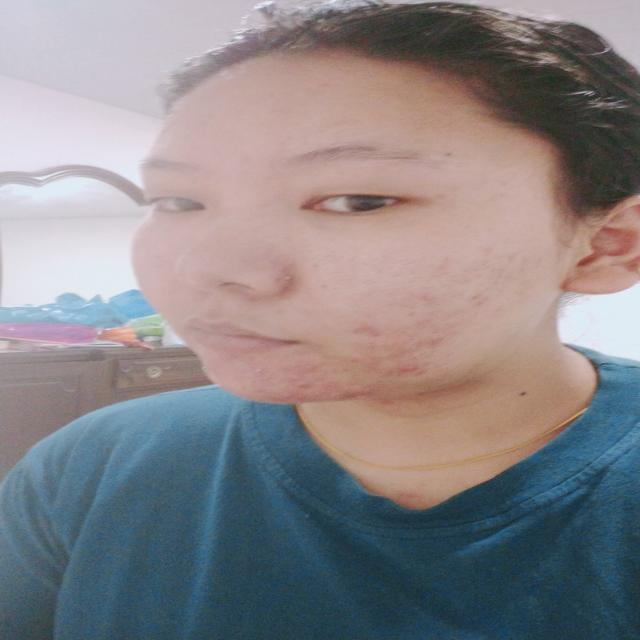
#> input picture Dataset/Acne/10/1-3-_jpg.rf.8c6161cbe86b7439c921fc81486e9cd0.jpg, 640 x 640 px; its folder holds only this picture in this run
$ python combined.py   (older library calls are emulated)
#> lines starting #> are read from the running program, lines starting #| are printed output that depends on the picture; after the words box and inside, x2 and y2 are one past the last pixel; in counts of white or black regions, pixels touching at a corner belong together
from pathlib import Path
import numpy as np
import os
import cv2
from sklearn.model_selection import train_test_split
from sklearn.svm import SVC
from sklearn.metrics import accuracy_score, classification_report
from pathlib import Path
from skimage.feature import hog, local_binary_pattern, graycomatrix, graycoprops
from skimage.feature import local_binary_pattern
from sklearn.ensemble import RandomForestClassifier, StackingClassifier
from xgboost import XGBClassifier
from sklearn.linear_model import LogisticRegression


IMAGE_PATH = Path("./Dataset")
print(f"Checking path: {IMAGE_PATH.resolve()}")

if not IMAGE_PATH.exists():
    print(f"The directory '{IMAGE_PATH}' does not exist.")
else:
    IMAGE_PATH_LIST = list(IMAGE_PATH.glob("**/*.jpg"))
    print(f'Total Images = {len(IMAGE_PATH_LIST)}')

# print(IMAGE_PATH_LIST)

classes = os.listdir(IMAGE_PATH)
classes = sorted(classes)

print(classes)

print("**" * 20)
print(" " * 10, f"Total Classes = {len(classes)}")
print("**" * 20)

for c in classes:
    total_images_class = list(Path(os.path.join(IMAGE_PATH, c)).glob("*/*.jpg"))
    print(f"* {c}: {len(total_images_class)} images")
#> pass 2 of the loop `for c in classes:`:


IMG_SIZE = 128


def isskin(image):
    h_min = 0
    h_max = 128
    s_min = 100
    s_max = 150
    v_min = 0
    v_max = 128

    hsv_image = cv2.cvtColor(image, cv2.COLOR_BGR2HSV)

    lower_hsv = np.array([h_min, s_min, v_min])
    upper_hsv = np.array([h_max, s_max, v_max])

    skinMask = cv2.inRange(hsv_image, lower_hsv, upper_hsv)

    kernel = cv2.getStructuringElement(cv2.MORPH_ELLIPSE, (5, 5))
    skinMask = cv2.erode(skinMask, kernel, iterations=2)
    skinMask = cv2.dilate(skinMask, kernel, iterations=2)

    skinMask = cv2.GaussianBlur(skinMask, (5, 5), 0)

    skin = cv2.bitwise_and(image, image, mask=skinMask)

    alpha = np.uint8(skinMask > 0) * 255
    result = cv2.merge((skin, alpha))

    return result

def preprocess_and_extract_features(image_path, IMG_SIZE=128):

    img = cv2.imread(str(image_path))
    img = isskin(img)

    if img is None:
        print(f"Failed to load {image_path}. Skipping.")
        return None

    img_resized = cv2.resize(img, (IMG_SIZE, IMG_SIZE))
    gray = cv2.cvtColor(img_resized, cv2.COLOR_BGR2GRAY)
    edges = cv2.Canny(gray, threshold1=100, threshold2=200)
    final = cv2.equalizeHist(edges)

    # HOG Feature Extraction
    def extract_hog_features(img, orientations=9, pixels_per_cell=(8, 8), cells_per_block=(2, 2)):
        features, _ = hog(
            img,
            orientations=orientations,
            pixels_per_cell=pixels_per_cell,
            cells_per_block=cells_per_block,
            block_norm='L2-Hys',
            visualize=True
        )
        return features

    # LBP Feature Extraction
    def extract_lbp_features(img, P=8, R=1):
        lbp = local_binary_pattern(img, P=P, R=R, method='uniform')
        hist, _ = np.histogram(lbp, bins=np.arange(0, P + 3), range=(0, P + 2))
        hist = hist.astype('float')
        hist /= (hist.sum() + 1e-6)
        return hist

    # Color Histogram Feature Extraction
    def extract_color_features(img, h_range=(0, 128), s_range=(100, 150), v_range=(0, 128)):
        hsv = cv2.cvtColor(img, cv2.COLOR_BGR2HSV)
        hist_h = cv2.calcHist([hsv], [0], None, [256], h_range)
        hist_s = cv2.calcHist([hsv], [1], None, [256], s_range)
        hist_v = cv2.calcHist([hsv], [2], None, [256], v_range)
        hist_h /= hist_h.sum() + 1e-6
        hist_s /= hist_s.sum() + 1e-6
        hist_v /= hist_v.sum() + 1e-6
        return np.concatenate([hist_h.flatten(), hist_s.flatten(), hist_v.flatten()])

    # GLCM Feature Extraction
    def extract_glcm_features(img, distances=[5], angles=[0], properties=('contrast', 'dissimilarity', 'homogeneity', 'energy', 'correlation')):
        glcm = graycomatrix(img, distances=distances, angles=angles, levels=256, symmetric=True, normed=True)
        glcm_features = []
        for prop in properties:
            glcm_features.append(graycoprops(glcm, prop).flatten())
        return np.concatenate(glcm_features)

    # Combined Feature Extraction
    def extract_combined_features(img):
        lbp_features = extract_lbp_features(gray)
        hog_features = extract_hog_features(final)
        color_features = extract_color_features(img_resized)
        glcm_features = extract_glcm_features(gray)
        return np.concatenate([lbp_features, hog_features, color_features, glcm_features])

    combined_features = extract_combined_features(img_resized)

    return combined_features


X = []
y = []

for path in IMAGE_PATH_LIST:
    # cv2.imshow(IMAGE_PATH_LIST)
    print(f"Current path: {path}, Parent name: {path.parent.parent.name}")
    # print(f"processing: {path}")
    features = preprocess_and_extract_features(path)
#> in preprocess_and_extract_features, img is the input picture: shape (640, 640, 3); mean B, G, R 135.2, 132.2, 136.4
#> in isskin, `hsv_image = cv2.cvtColor(image, cv2.COLOR_BGR2HSV)`: hsv_image: shape (640, 640, 3); mean H, S, V 65.5, 70.5, 153.6
#> in isskin, `skinMask = cv2.inRange(hsv_image, lower_hsv, upper_hsv)`:
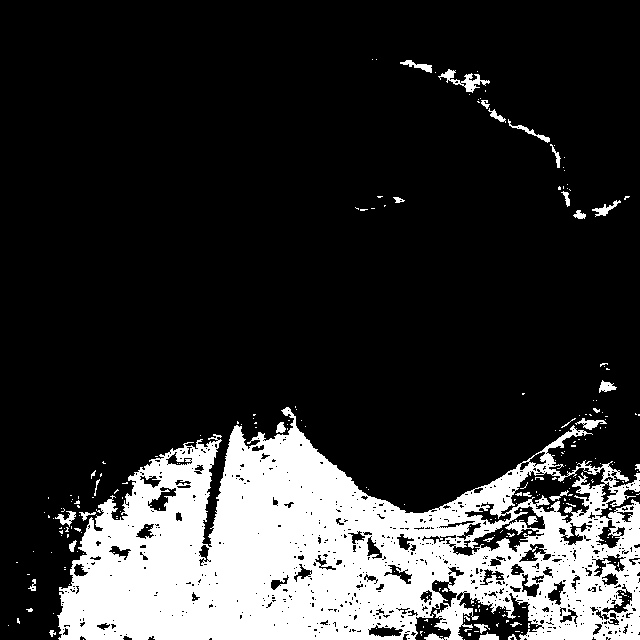
#> skinMask: shape (640, 640); 19.8% white; 252 white regions (221 under 20 px), largest, box (x1, y1, x2, y2) and area: (57, 407, 640, 640) 78029, (438, 69, 490, 93) 385, (575, 418, 607, 430) 161
#> in isskin, `skinMask = cv2.erode(skinMask, kernel, iterations=2)`: skinMask: shape (640, 640); 8.5% white; 107 white regions (73 under 20 px), largest, box (x1, y1, x2, y2) and area: (63, 431, 405, 640) 28191, (360, 547, 445, 609) 1380, (314, 566, 358, 606) 914
#> in isskin, `skinMask = cv2.dilate(skinMask, kernel, iterations=2)`: skinMask: shape (640, 640); 15.1% white; 35 white regions, largest, box (x1, y1, x2, y2) and area: (59, 427, 520, 640) 52250, (527, 540, 616, 640) 3240, (460, 473, 522, 513) 1111
#> in isskin, `skinMask = cv2.GaussianBlur(skinMask, (5, 5), 0)`:
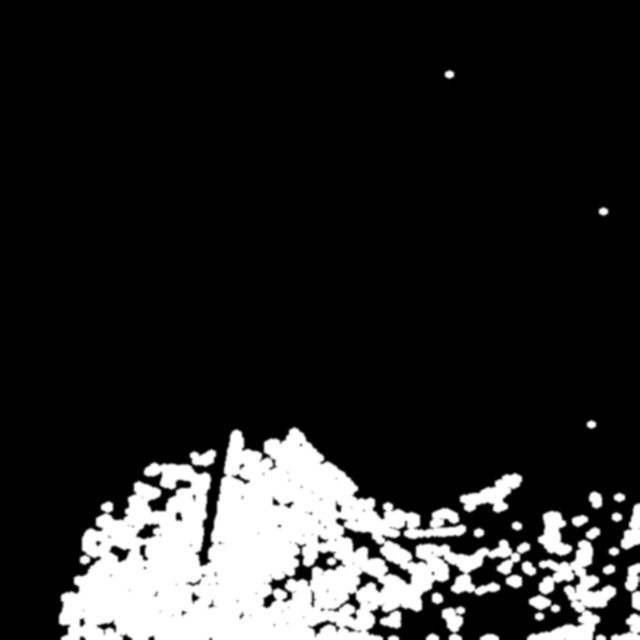
#> skinMask: shape (640, 640); min 0, max 255, mean 38.6
#> in isskin, `alpha = np.uint8(skinMask > 0) * 255`:
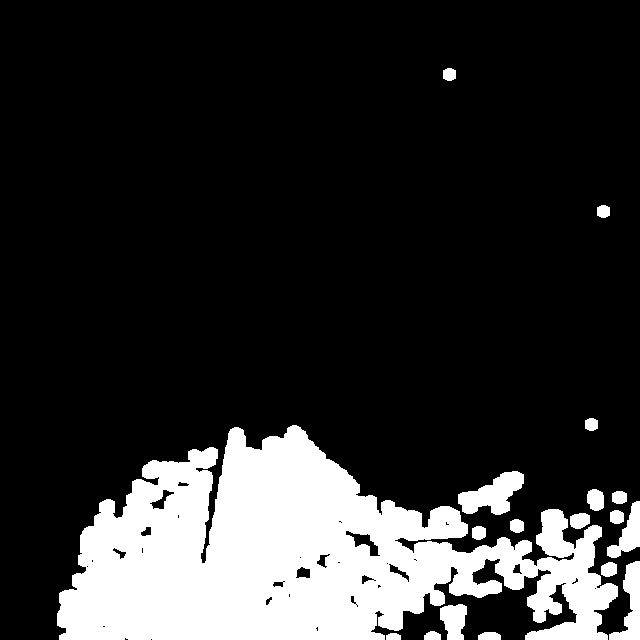
#> alpha: shape (640, 640); 18.5% white; 18 white regions, largest, box (x1, y1, x2, y2) and area: (57, 425, 618, 640) 69163, (458, 471, 524, 515) 1611, (609, 561, 640, 640) 1175
#> in preprocess_and_extract_features, `img_resized = cv2.resize(img, (IMG_SIZE, IMG_SIZE))`:
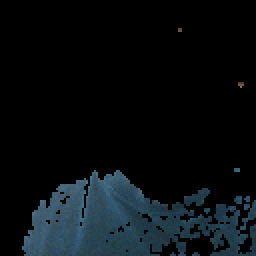
#> img_resized: shape (128, 128, 4) (shown 2 times larger); mean B, G, R, A 16.6, 13.7, 8.4, 47.3
#> in preprocess_and_extract_features, `gray = cv2.cvtColor(img_resized, cv2.COLOR_BGR2GRAY)`:
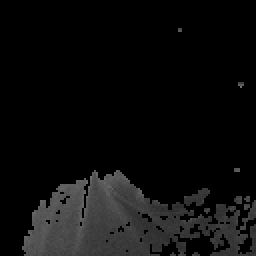
#> gray: shape (128, 128) (shown 2 times larger); min 0, max 114, mean 12.4
#> in preprocess_and_extract_features, `edges = cv2.Canny(gray, threshold1=100, threshold2=200)`:
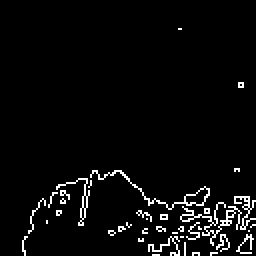
#> edges: shape (128, 128) (shown 2 times larger); 4% white in thin lines or dots, all inside (x1, y1, x2, y2) = (11, 14, 128, 128)
#> in extract_lbp_features, `lbp = local_binary_pattern(img, P=P, R=R, method='uniform')`:
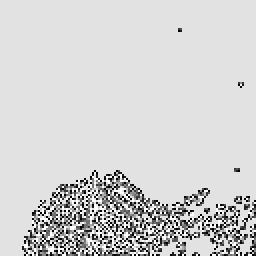
#> lbp: shape (128, 128) float64 (shown 2 times larger); min 0, max 9, mean 7.39; drawn with min black and max white
#> in extract_lbp_features, `hist, _ = np.histogram(lbp, bins=np.arange(0, P + 3), range=(0, P + 2))`: hist = [419, 369, 199, 247, 238, 226, 155, 260, 13631, 640]
#> in extract_lbp_features, `hist /= (hist.sum() + 1e-6)`: hist = [0.0256, 0.0225, 0.0121, 0.0151, 0.0145, 0.0138, 0.00946, 0.0159, 0.832, 0.0391]
#> in extract_combined_features, `lbp_features = extract_lbp_features(gray)`: lbp_features has the same summary as hist in extract_lbp_features
#> in extract_hog_features, `features, _ = hog( img, orientations=orientations, pixels_per_cell=pix..`: features = 8100 values, max 0.707 at index 387, min 0 at index 0, mean 0.0303
#> in extract_combined_features, `hog_features = extract_hog_features(final)`: hog_features has the same summary as features in extract_hog_features
#> in extract_color_features, `hsv = cv2.cvtColor(img, cv2.COLOR_BGR2HSV)`: hsv: shape (128, 128, 3); mean H, S, V 18.6, 24, 16.7
#> in extract_color_features, `hist_h = cv2.calcHist([hsv], [0], None, [256], h_range)`: hist_h = 256 values, max 13342 at index 0, min 0 at index 1, mean 64
#> in extract_color_features, `hist_s = cv2.calcHist([hsv], [1], None, [256], s_range)`: hist_s = 256 values, max 111 at index 148, min 0 at index 1, mean 10.81
#> in extract_color_features, `hist_v = cv2.calcHist([hsv], [2], None, [256], v_range)`: hist_v = 256 values, max 13342 at index 0, min 0 at index 1, mean 63.86
#> in extract_color_features, `hist_h /= hist_h.sum() + 1e-6`: hist_h = 256 values, max 0.814 at index 0, min 0 at index 1, mean 0.00391
#> in extract_color_features, `hist_s /= hist_s.sum() + 1e-6`: hist_s = 256 values, max 0.0401 at index 148, min 0 at index 1, mean 0.00391
#> in extract_color_features, `hist_v /= hist_v.sum() + 1e-6`: hist_v = 256 values, max 0.816 at index 0, min 0 at index 1, mean 0.00391
#> in extract_combined_features, `color_features = extract_color_features(img_resized)`: color_features = 768 values, max 0.816 at index 512, min 0 at index 1, mean 0.00391
#> after the loop in extract_glcm_features, `for prop in properties:`: glcm_features = [[349.5], [5.82], [0.798], [0.774], [0.761]]
#> in extract_combined_features, `glcm_features = extract_glcm_features(gray)`: glcm_features = [349.5, 5.82, 0.798, 0.774, 0.761]
#> in preprocess_and_extract_features, `combined_features = extract_combined_features(img_resized)`: combined_features = 8883 values, max 349.5 at index 8878, min 0 at index 10, mean 0.0683
#> features has the same summary as combined_features in preprocess_and_extract_features
    if features is not None:
        X.append(features)
        y.append(classes.index(path.parent.parent.name))
#> pass 2 of the loop `for path in IMAGE_PATH_LIST:`:
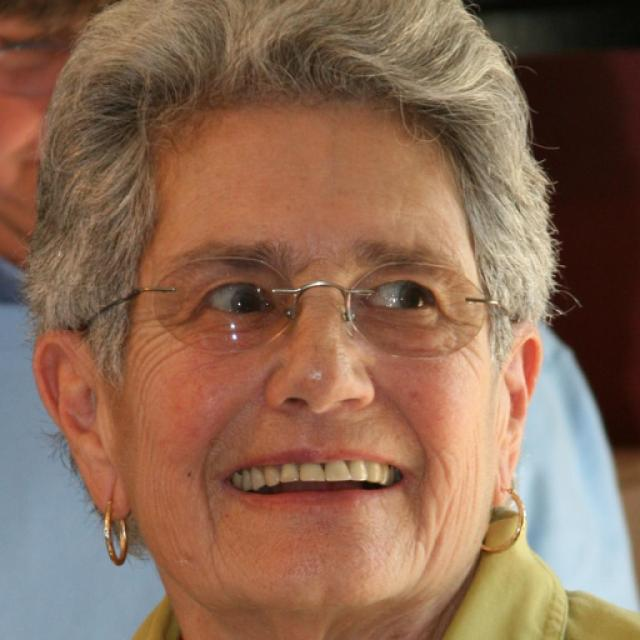
#> input picture Dataset/Bags/20/00569_png_jpg.rf.11c7609c86979a6c6634e5df264ca711.jpg, 640 x 640 px
#> in preprocess_and_extract_features, img is the input picture: shape (640, 640, 3); mean B, G, R 84.7, 106.1, 139.8
#> hsv_image: shape (640, 640, 3); mean H, S, V 23.4, 120.2, 143.9
#> in isskin (call 2), `skinMask = cv2.inRange(hsv_image, lower_hsv, upper_hsv)`:
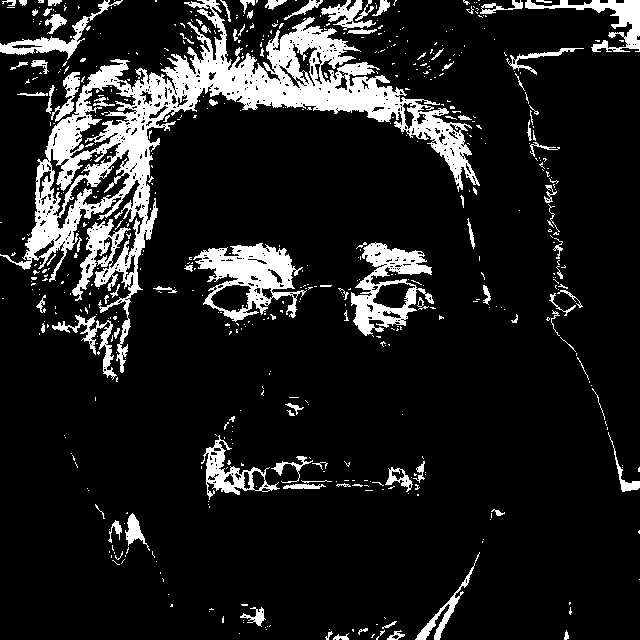
#> skinMask: shape (640, 640); 12.5% white; 587 white regions (488 under 20 px), largest, box (x1, y1, x2, y2) and area: (0, 0, 480, 373) 28755, (193, 243, 307, 322) 4007, (351, 242, 434, 336) 3224
#> alpha: shape (640, 640); 6.8% white; 39 white regions, largest, box (x1, y1, x2, y2) and area: (174, 56, 401, 123) 7061, (200, 242, 294, 291) 2992, (268, 28, 346, 78) 1862
#> edges: shape (128, 128); 3.9% white in thin lines or dots
#> in extract_lbp_features (call 2), `lbp = local_binary_pattern(img, P=P, R=R, method='uniform')`:
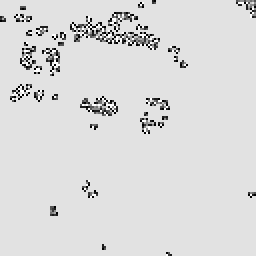
#> lbp: shape (128, 128) float64 (shown 2 times larger); min 0, max 9, mean 7.73; drawn with min black and max white
#> in extract_lbp_features (call 2), `hist, _ = np.histogram(lbp, bins=np.arange(0, P + 3), range=(0, P + 2))`: hist = [214, 173, 95, 98, 69, 103, 38, 56, 15329, 209]
#> in extract_lbp_features (call 2), `hist /= (hist.sum() + 1e-6)`: hist = [0.0131, 0.0106, 0.0058, 0.00598, 0.00421, 0.00629, 0.00232, 0.00342, 0.936, 0.0128]
#> hsv: shape (128, 128, 3); mean H, S, V 0.9, 8.3, 6.4
#> combined_features = 8883 values, max 515 at index 8878, min 0 at index 11, mean 0.0935
#> `features = preprocess_and_extract_features(path)`: features has the same summary as combined_features in preprocess_and_extract_features

# print(X)

X = np.array(X)
y = np.array(y)

# print(y)

# print(X)


print(f"Number of samples in X: {len(X)}")
#| Number of samples in X: 2
print(f"Number of labels in y: {len(y)}")


X_train, X_test, y_train, y_test = train_test_split(X, y, test_size=0.2, random_state=42)
#> y_train = [0]; y_test = [1]

print("Training SVM...")
svm_model = SVC(kernel='linear', C=1.0, random_state=42)
#> (the run stopped early here; a loop or call above may not have finished)
